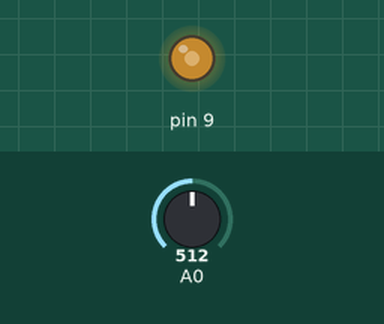
This sketch was run on a simulated Arduino Uno, built with avr-gcc and run on an emulated ATmega328P. Shown: output pins drawn as LEDs (lit = HIGH). The inputs (shaded band) are chosen by the test bench; at power-on: A0 = 512.

Above: at 1.2 s.
1.3 s: A0 set to 716
At 1.9 s:
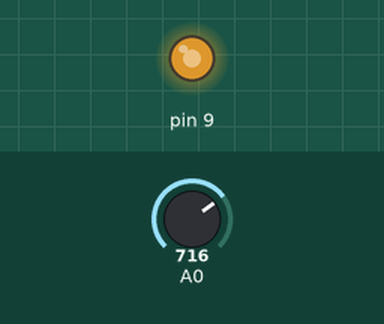
2.8 s: A0 set to 900
At 3.4 s:
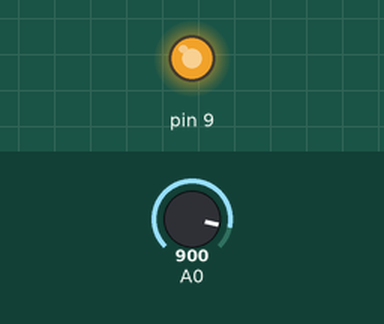
4.3 s: A0 set to 122
At 4.9 s:
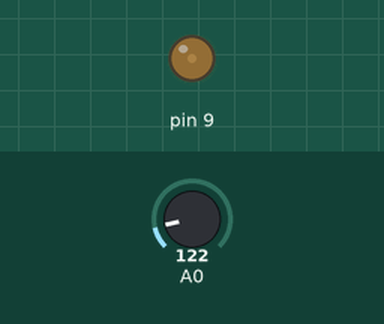
5.8 s: A0 set to 0
At 6.3 s:
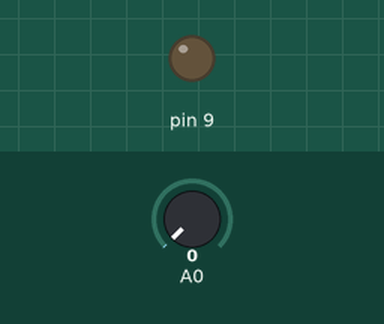
7.3 s: A0 set to 511
At 7.9 s:
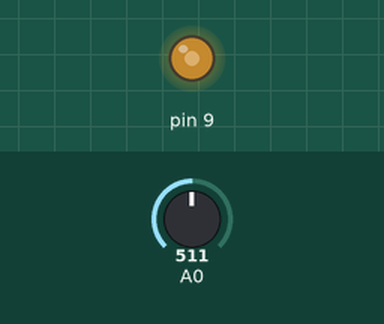
Timing chart, 0 to 9.8 s (numbered marks = the images above; inputs shaded):
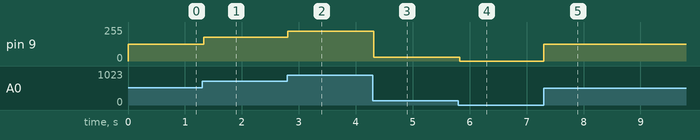

Measured:
- after the input at 1.3 s, pin 9: 127/255 → 178/255 at once
- after the input at 2.8 s, pin 9: 178/255 → 224/255 at once
- after the input at 4.3 s, pin 9: 224/255 → 30/255 at once
- after the input at 5.8 s, pin 9: 30/255 → 0/255 at once
- after the input at 7.3 s, pin 9: 0/255 → 127/255 at once

The sketch:

sketch_may25a.ino
```cpp
#include <PWM.h>
#define moteur 9
int32_t frequency=100 ;


void setup() {

InitTimersSafe();
SetPinFrequencySafe(moteur,frequency);
}

void loop() {

  // put your main code here, to run repeatedly:
int potValeurs=analogRead(A0);
int pwmOutput=map(potValeurs,0,1023,0,255);
pwmWrite(moteur,pwmOutput);
delay(30);
}
```
